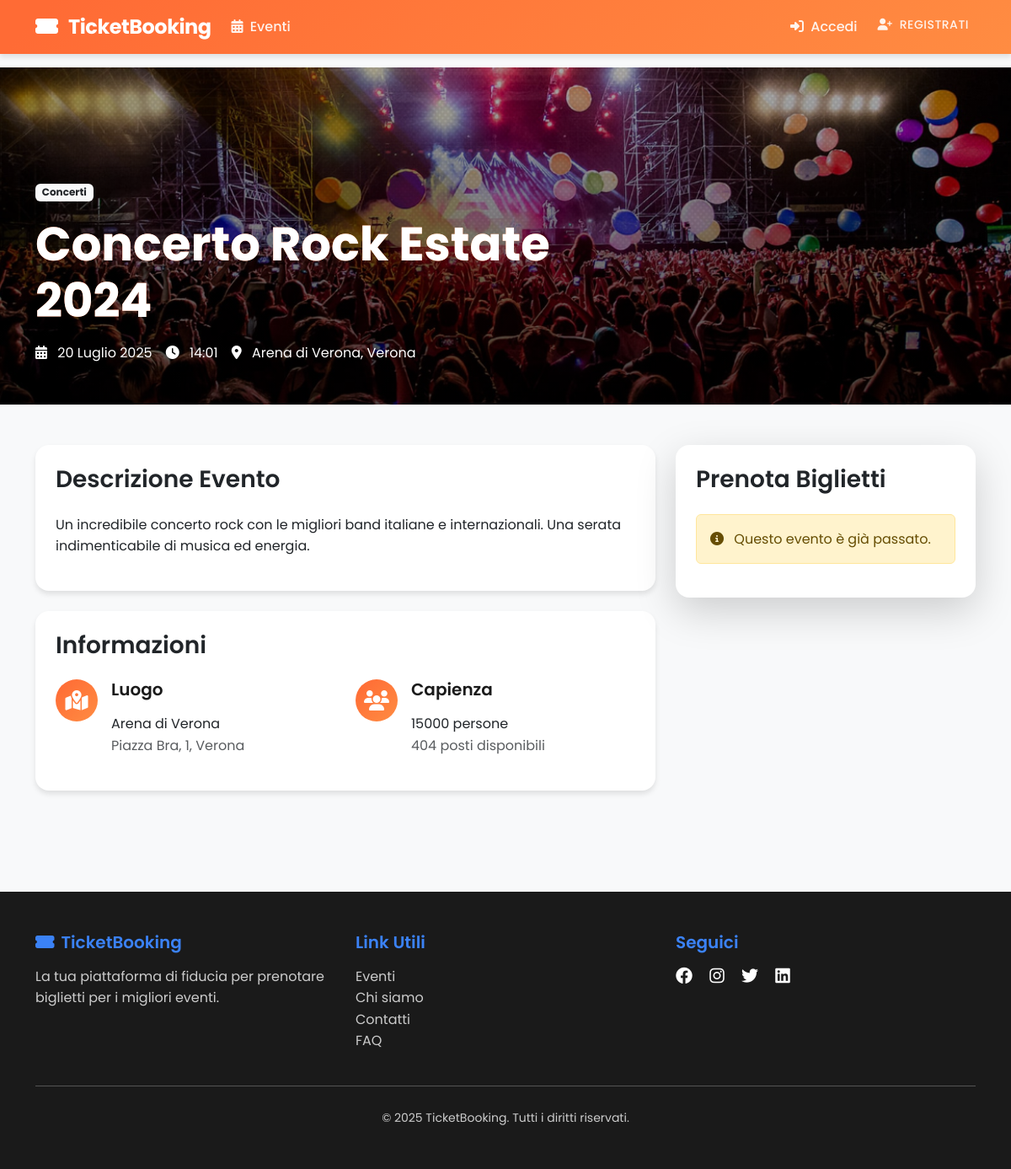
The page /events/concerto-rock-estate-2024/ on the database its author committed.
### events/models.py (models this page shows, shortened)
class Event(models.Model):
    title = models.CharField(max_length=200, verbose_name='Titolo')
    slug = models.SlugField(max_length=200, unique=True)
    description = models.TextField(verbose_name='Descrizione')
    category = models.ForeignKey(EventCategory, on_delete=models.SET_NULL, null=True, related_name='events')
    date = models.DateTimeField(verbose_name='Data e ora')
    venue = models.CharField(max_length=200, verbose_name='Luogo')
    address = models.TextField(verbose_name='Indirizzo')
    city = models.CharField(max_length=100, verbose_name='Città')
    image = models.ImageField(
        upload_to='events/',
        blank=True,
        null=True,
        help_text='Immagine dell\'evento (sarà caricata su Cloudinary in produzione)'
    )
    max_capacity = models.IntegerField(verbose_name='Capienza massima')
    created_at = models.DateTimeField(auto_now_add=True)
    updated_at = models.DateTimeField(auto_now=True)
    is_active = models.BooleanField(default=True, verbose_name='Attivo')
    class Meta:
        verbose_name = 'Evento'
        verbose_name_plural = 'Eventi'
        ordering = ['date']
    @property
    def is_past(self):
        return self.date < timezone.now()
    @property
    def is_sold_out(self):
        total_sold = sum(ticket.sold_quantity for ticket in self.tickets.all())
        total_capacity = sum(ticket.quantity for ticket in self.tickets.all())
        return total_sold >= total_capacity
    @property
    def available_tickets(self):
        return sum(ticket.available_quantity for ticket in self.tickets.all())

class EventCategory(models.Model):
    name = models.CharField(max_length=100)
    slug = models.SlugField(max_length=100, unique=True)
    class Meta:
        verbose_name = 'Categoria'
        verbose_name_plural = 'Categorie'

class Ticket(models.Model):
    TICKET_TYPES = [
        ('standard', 'Standard'),
        ('vip', 'VIP'),
        ('premium', 'Premium'),
        ('student', 'Studente'),
        ('group', 'Gruppo'),
    ]
    event = models.ForeignKey(Event, on_delete=models.CASCADE, related_name='tickets')
    name = models.CharField(max_length=100, verbose_name='Nome biglietto')
    ticket_type = models.CharField(max_length=20, choices=TICKET_TYPES, default='standard')
    description = models.TextField(blank=True, null=True)
    price = models.DecimalField(max_digits=10, decimal_places=2, verbose_name='Prezzo')
    quantity = models.IntegerField(verbose_name='Quantità disponibile')
    sold_quantity = models.IntegerField(default=0, verbose_name='Quantità venduta')
    max_per_order = models.IntegerField(default=10, verbose_name='Max per ordine')
    is_active = models.BooleanField(default=True)
    created_at = models.DateTimeField(auto_now_add=True)
    class Meta:
        verbose_name = 'Biglietto'
        verbose_name_plural = 'Biglietti'
        unique_together = ['event', 'name']
    @property
    def available_quantity(self):
        return self.quantity - self.sold_quantity

### events/views.py (the view)
# urls.py: path('<slug:slug>/', views.EventDetailView.as_view(), name='event_detail'),
class EventDetailView(DetailView):
    model = Event
    template_name = 'events/event_detail.html'
    context_object_name = 'event'
    def get_queryset(self):
        return Event.objects.filter(is_active=True).select_related('category').prefetch_related('tickets')
    def get_context_data(self, **kwargs):
        context = super().get_context_data(**kwargs)
        context['tickets'] = self.object.tickets.filter(is_active=True)
        context['related_events'] = Event.objects.filter(
            category=self.object.category,
            is_active=True,
            date__gte=timezone.now()
        ).exclude(id=self.object.id)[:3]
        return context

### templates/events/event_detail.html (shortened to what this page needs)
{% extends 'base.html' %}
{% load static %}
{% load event_tags %}
{% block content %}
<section class="event-hero" style="background-image: url('{{ event|event_image_url }}');">
    <div class="event-hero-content">
        <div class="container">
            <div class="row">
                <div class="col-lg-8">
                    <div class="mb-3">
                        <span class="badge bg-light text-dark me-2">{{ event.category.name }}</span>
                    </div>
                    <h1 class="display-4 fw-bold mb-3">{{ event.title }}</h1>
                    <div class="d-flex flex-wrap gap-3">
                        <div>
                            <i class="fas fa-calendar-alt me-2"></i>
                            {{ event.date|date:"d F Y" }}
                        </div>
                        <div>
                            <i class="fas fa-clock me-2"></i>
                            {{ event.date|date:"H:i" }}
                        </div>
                        <div>
                            <i class="fas fa-map-marker-alt me-2"></i>
                            {{ event.venue }}, {{ event.city }}
                        </div>
                    </div>
                </div>
            </div>
        </div>
    </div>
</section>
<section class="py-5">
    <div class="container">
        <div class="row">
            <div class="col-lg-8">
                <div class="card mb-4">
                    <div class="card-body">
                        <h3 class="card-title mb-4">Descrizione Evento</h3>
                        <p class="lead">{{ event.description|linebreaks }}</p>
                    </div>
                </div>
                <div class="card mb-4">
                    <div class="card-body">
                        <h3 class="card-title mb-4">Informazioni</h3>
                        <div class="row g-4">
                            <div class="col-md-6">
                                <div class="d-flex">
                                    <div class="info-icon me-3">
                                        <i class="fas fa-map-marked-alt"></i>
                                    </div>
                                    <div>
                                        <h5>Luogo</h5>
                                        <p class="mb-0">{{ event.venue }}</p>
                                        <p class="text-muted">{{ event.address }}, {{ event.city }}</p>
                                    </div>
                                </div>
                            </div>
                            <div class="col-md-6">
                                <div class="d-flex">
                                    <div class="info-icon me-3">
                                        <i class="fas fa-users"></i>
                                    </div>
                                    <div>
                                        <h5>Capienza</h5>
                                        <p class="mb-0">{{ event.max_capacity }} persone</p>
                                        <p class="text-muted">{{ event.available_tickets }} posti disponibili</p>
                                    </div>
                                </div>
                            </div>
                        </div>
                    </div>
                </div>
            </div>
            <div class="col-lg-4">
                <div class="card shadow-lg sticky-top" style="top: 100px;">
                    <div class="card-body">
                        <h3 class="card-title mb-4">Prenota Biglietti</h3>
                        {% if event.is_past %}
                        <div class="alert alert-warning">
                            <i class="fas fa-info-circle me-2"></i>
                            Questo evento è già passato.
                        </div>
                        {% elif event.is_sold_out %}
                        <div class="alert alert-danger">
                            <i class="fas fa-exclamation-circle me-2"></i>
                            Evento Sold Out!
                        </div>
                        {% endif %}
                    </div>
                </div>
            </div>
        </div>
    </div>
</section>
{% endblock %}

### templates/base.html (shortened to what this page needs)
<!DOCTYPE html>
<html lang="it">
<head>
    <link href="https://cdn.jsdelivr.net/npm/bootstrap@5.3.2/dist/css/bootstrap.min.css" rel="stylesheet">
    <link rel="stylesheet" href="https://cdnjs.cloudflare.com/ajax/libs/font-awesome/6.4.0/css/all.min.css">
    {% load static %}
    <link rel="stylesheet" href="{% static 'css/style.css' %}">
</head>
<body>
    {% include 'includes/header.html' %}
    <main class="main-content">
        {% block content %}{% endblock %}
    </main>
    <footer class="footer bg-dark text-white py-5 mt-5">
        <div class="container">
            <div class="row">
                <div class="col-md-4">
                    <h5 class="mb-3">
                        <i class="fas fa-ticket-alt me-2"></i>TicketBooking
                    </h5>
                    <p class="text-muted">La tua piattaforma di fiducia per prenotare biglietti per i migliori eventi.</p>
                </div>
                <div class="col-md-4">
                    <h5 class="mb-3">Link Utili</h5>
                    <ul class="list-unstyled">
                        <li><a href="{% url 'event_list' %}" class="text-muted">Eventi</a></li>
                        <li><a href="#" class="text-muted">Chi siamo</a></li>
                        <li><a href="#" class="text-muted">Contatti</a></li>
                        <li><a href="#" class="text-muted">FAQ</a></li>
                    </ul>
                </div>
                <div class="col-md-4">
                    <h5 class="mb-3">Seguici</h5>
                    <div class="social-links">
                        <a href="#" class="text-white me-3"><i class="fab fa-facebook fa-lg"></i></a>
                        <a href="#" class="text-white me-3"><i class="fab fa-instagram fa-lg"></i></a>
                        <a href="#" class="text-white me-3"><i class="fab fa-twitter fa-lg"></i></a>
                        <a href="#" class="text-white"><i class="fab fa-linkedin fa-lg"></i></a>
                    </div>
                </div>
            </div>
            <hr class="my-4 bg-secondary">
            <div class="text-center text-muted">
                <small>&copy; 2025 TicketBooking. Tutti i diritti riservati.</small>
            </div>
        </div>
    </footer>
</body>
</html>

### templates/includes/header.html (shortened to what this page needs)
<nav class="navbar navbar-expand-lg navbar-dark bg-gradient-primary fixed-top">
    <div class="container">
        <a class="navbar-brand logo" href="{% url 'home' %}">
            <i class="fas fa-ticket-alt me-2"></i>
            TicketBooking
        </a>
        <div class="collapse navbar-collapse" id="navbarNav">
            <ul class="navbar-nav me-auto">
                <li class="nav-item">
                    <a class="nav-link {% if request.resolver_match.url_name == 'event_list' %}active{% endif %}" href="{% url 'event_list' %}">
                        <i class="fas fa-calendar-alt me-1"></i> Eventi
                    </a>
                </li>
            </ul>
            <ul class="navbar-nav ms-auto">
                {% if user.is_authenticated %}
                    <li class="nav-item">
                        <a class="nav-link {% if request.resolver_match.url_name == 'my_bookings' %}active{% endif %}" href="{% url 'my_bookings' %}">
                            <i class="fas fa-shopping-bag me-1"></i> Le Mie Prenotazioni
                        </a>
                    </li>
                    <li class="nav-item dropdown">
                        <a class="nav-link dropdown-toggle" href="#" id="navbarDropdown" role="button" data-bs-toggle="dropdown" aria-expanded="false">
                            <i class="fas fa-user-circle me-1"></i> {{ user.get_full_name|default:user.username }}
                        </a>
                        <ul class="dropdown-menu dropdown-menu-end" aria-labelledby="navbarDropdown">
                            <li>
                                <a class="dropdown-item" href="{% url 'profile' %}">
                                    <i class="fas fa-user me-2"></i>Il mio Profilo
                                </a>
                            </li>
                            <li>
                                <a class="dropdown-item" href="{% url 'edit_profile' %}">
                                    <i class="fas fa-edit me-2"></i>Modifica Profilo
                                </a>
                            </li>
                            <li><hr class="dropdown-divider"></li>
                            <li>
                                <a class="dropdown-item" href="{% url 'logout' %}">
                                    <i class="fas fa-sign-out-alt me-2"></i>Esci
                                </a>
                            </li>
                        </ul>
                    </li>
                {% else %}
                    <li class="nav-item">
                        <a class="nav-link" href="{% url 'login' %}{% if request.get_full_path != '/accounts/login/' %}?next={{ request.get_full_path }}{% endif %}">
                            <i class="fas fa-sign-in-alt me-1"></i> Accedi
                        </a>
                    </li>
                    <li class="nav-item">
                        <a class="nav-link btn btn-outline-light ms-2" href="{% url 'signup' %}">
                            <i class="fas fa-user-plus me-1"></i> Registrati
                        </a>
                    </li>
                {% endif %}
            </ul>
        </div>
    </div>
</nav>

### rows shown on the page
Event: image (picture), category.name "Concerti", title "Concerto Rock Estate 2024", date "20 Luglio 2025", date "14:01", venue "Arena di Verona", city "Verona", description "Un incredibile concerto rock con le migliori band italiane e internazionali. Una serata indimenticabile di musica ed energia.", address "Piazza Bra, 1", max_capacity "15000", available_tickets "404"
